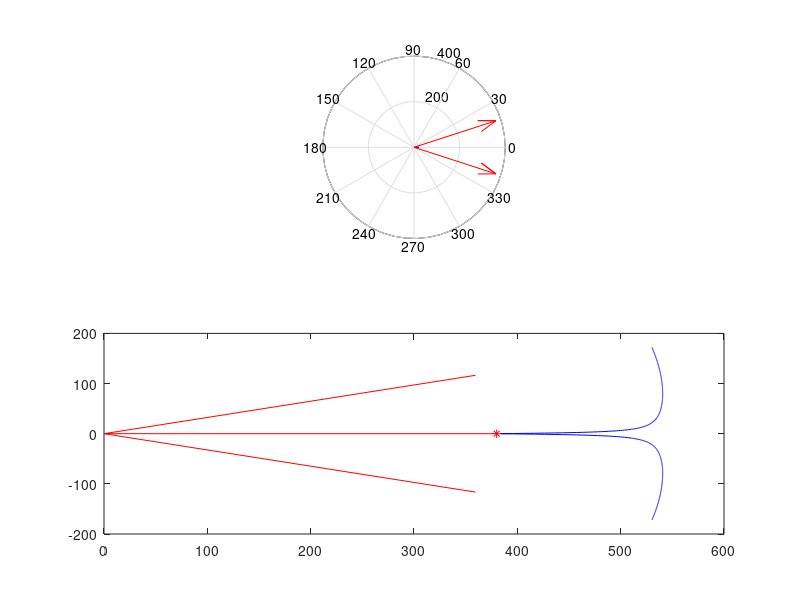

Recreate this plot in MATLAB.
% This script is produce a waypoint before the home position in order to
% stable the back transition. The waypoint represent as a distance and an
% angle refer to the north direction.
clear all
windSpeed = 20;
windDirection = 180; % the direction of wind come from
minumumAirspeed = 23;
deaccelaration = 0.7; % deacceleration
waypointDirection = 0;
waypointDistance =  380;
% [R_min,PathAngleRange] = backTransitionMinimnumPath(deaccelaration,windSpeed,windDirection,minumumAirspeed,waypointDirection,waypointDistance);
% function [R_min,PathAngleRange] = backTransitionMinimnumPath(deaccelaration,windSpeed,windDirection,minumumAirspeed,waypointDirection,waypointDistance)
    R_min = minumumAirspeed^2/(2*deaccelaration); % V_f^2 = V_s^2 + 2*a*S
    MaxBeta = 15;% maximan side slip angle
    if (tand(MaxBeta)*minumumAirspeed/windSpeed > 1)
        rp1 = 1;
    elseif(tand(MaxBeta)*minumumAirspeed/windSpeed < 0)
        rp1 = 0;
    else 
        rp1 = tand(MaxBeta)*minumumAirspeed/windSpeed;
    end
    AcceptCrossWindAngle = asind(rp1);
    PathAngle = rem(windDirection + 180,360);
    PathAngleRange = [PathAngle+AcceptCrossWindAngle PathAngle PathAngle-AcceptCrossWindAngle];
    
    ExampleAngle = linspace(PathAngleRange(1),PathAngleRange(3),1000);
    for i = 1:size(ExampleAngle,2)
    angle = ExampleAngle(i);
    waypointDirection = rem(waypointDirection,360); % make sure waypointDirection is +-0~360
    v1(:,1) = [R_min*cosd(angle) - waypointDistance*cosd(waypointDirection);
                R_min*sind(angle) - waypointDistance*sind(waypointDirection)];
    v2(:,1) = [-R_min*cosd(angle);
                -R_min*sind(angle)];
    theta = acosd((v1'*v2)/(norm(v1)*norm(v2)));
    minimunReturnRadius = 110;
    % map angle(theta) 0-180 to gain 0-3
    gain = theta/60;
    distance(i,1) = R_min + gain*minimunReturnRadius;
    end
% end
figure(1);
subplot(2,1,1);
compass(-windSpeed*cosd(windDirection),-windSpeed*sind(windDirection));
hold on;
compass(R_min*cosd(PathAngleRange(1)),R_min*sind(PathAngleRange(1)),'r');
hold on;
compass(R_min*cosd(PathAngleRange(3)),R_min*sind(PathAngleRange(3)),'r');

subplot(2,1,2);
plot([0,R_min*cosd(PathAngleRange(1))],[0,R_min*sind(PathAngleRange(1))],'r');
hold on;
plot([0,R_min*cosd(PathAngleRange(2))],[0,R_min*sind(PathAngleRange(2))],'r');
hold on;
plot([0,R_min*cosd(PathAngleRange(3))],[0,R_min*sind(PathAngleRange(3))],'r');
hold on;
for i = 1:size(ExampleAngle,2)
    x(i)=distance(i)*cosd(ExampleAngle(i));
    y(i)=distance(i)*sind(ExampleAngle(i));
end
plot(x,y,'b');
plot(waypointDistance*cosd(waypointDirection),waypointDistance*sind(waypointDirection),'*r');